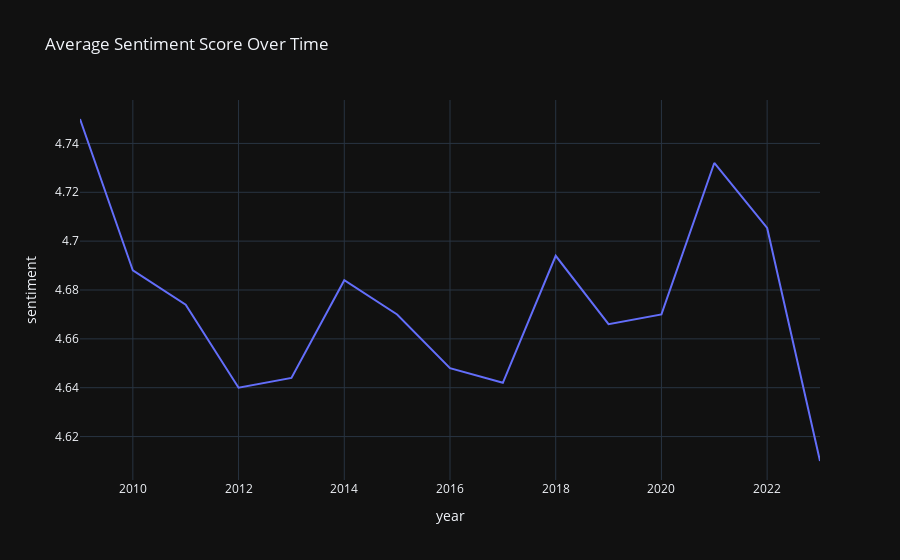

The cell this chart's notebook holds for it:
### Code cell
# graph df_avg_sentiment
# plotly
import plotly.express as px

px.defaults.template = "plotly_dark"
fig = px.line(df_avg_sentiment, x='year', y='sentiment', title='Average Sentiment Score Over Time')
fig.show()

### Figure 1 — Plotly figure (JSON) as saved in the notebook; plotly's stock layout.template omitted (floating-point values rounded to 4 significant figures)
{"data": [{"hovertemplate": "year=%{x}<br>sentiment=%{y}<extra></extra>", "legendgroup": "", "line": {"color": "#636efa", "dash": "solid"}, "marker": {"symbol": "circle"}, "mode": "lines", "name": "", "orientation": "v", "showlegend": false, "type": "scatter", "x": [2009, 2010, 2011, 2012, 2013, 2014, 2015, 2016, 2017, 2018, 2019, 2020, 2021, 2022, 2023], "xaxis": "x", "y": [4.75, 4.688, 4.674, 4.64, 4.644, 4.684, 4.67, 4.648, 4.642, 4.694, 4.666, 4.67, 4.732, 4.705, 4.61], "yaxis": "y"}], "layout": {"legend": {"tracegroupgap": 0}, "title": {"text": "Average Sentiment Score Over Time"}, "xaxis": {"anchor": "y", "domain": [0, 1], "title": {"text": "year"}}, "yaxis": {"anchor": "x", "domain": [0, 1], "title": {"text": "sentiment"}}}}
